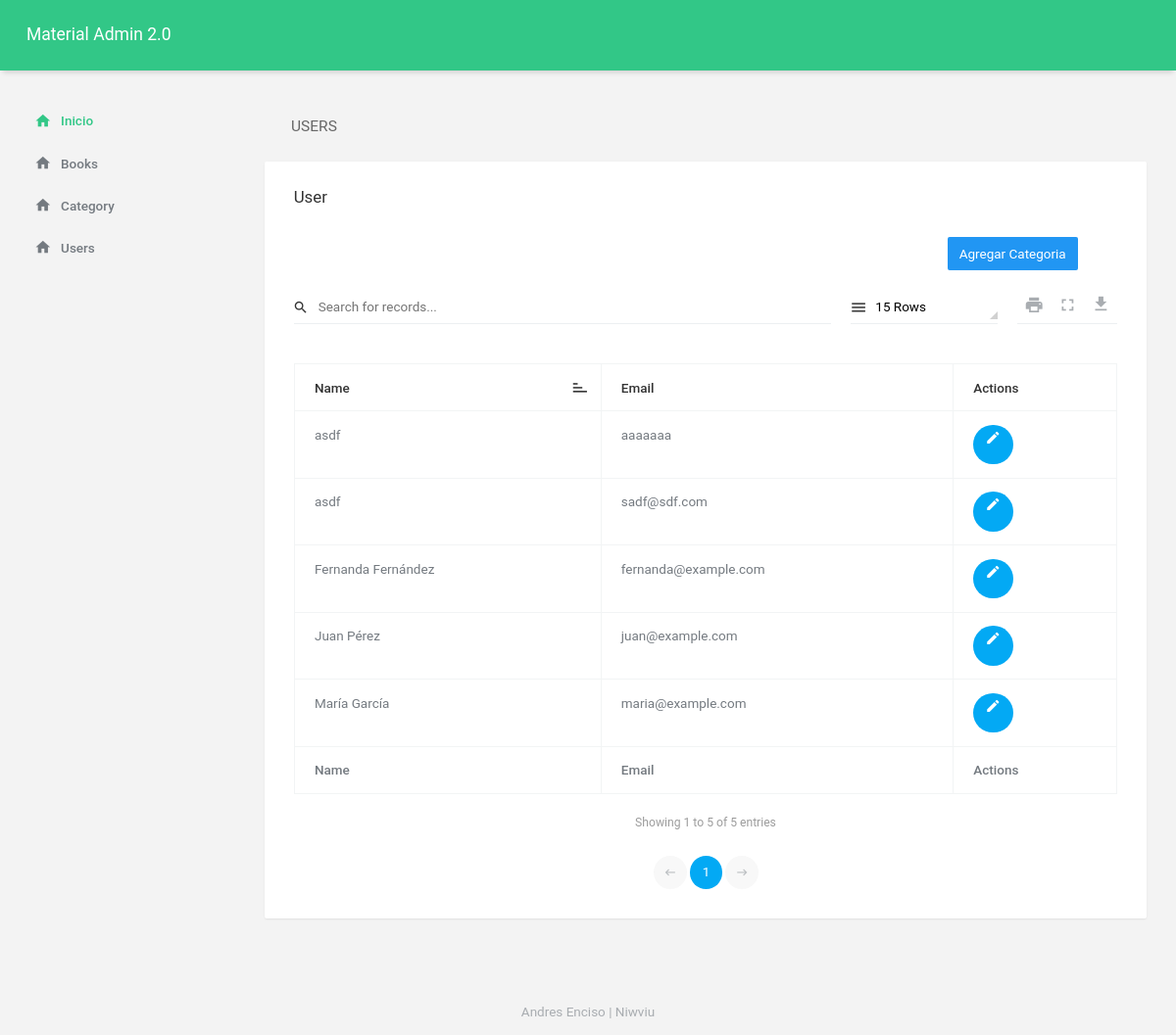
The app's page /index.php/user/show with its own data.
### tables this page shows
CREATE TABLE `user` (
  `user_id` int(11) NOT NULL,
  `name` varchar(100) NOT NULL,
  `email` varchar(100) NOT NULL
);

### application/controllers/User.php (called while the page is built, shortened)
<?php
class User extends CI_Controller
{
	public function show()
	{
		$title = "Users";
		$content_view = "user";
		$this->load->model('UserModel');
		$User = $this->UserModel->getAll();
		$data['title'] = $title;
		$data['content_view'] = $content_view;
		$data['User'] = $User;
		$this->load->view('layout/base', $data);
	}
}

### index.php (called while the page is built, shortened)
<?php
require_once BASEPATH.'core/CodeIgniter.php';

### application/models/UserModel.php (called while the page is built, shortened)
<?php
class UserModel extends CI_Model
{
    public function getAll()
    {
        $this->db->from('user');
        $query = $this->db->get();
        return $query->result();
    }
}

### application/views/user.php (the view, shortened to what this page needs)
<div class="card">
        <div class="card-body">
                <h4 class="card-title">User</h4>
                <div class="table-responsive">
                        <div class="d-flex justify-content-end mr-5">
                                <a href="<?php echo base_url('user/new'); ?>" class="btn btn-primary">Agregar Categoria</a>
                        </div>
                        <table id="data-table" class="table table-bordered">
                                <thead class="thead-default">
                                        <tr>
                                                <th>Name</th>
                                                <th>Email</th>
                                                <th>Actions</th>
                                        </tr>
                                </thead>
                                <tfoot>
                                        <tr>
                                                <th>Name</th>
                                                <th>Email</th>
                                                <th>Actions</th>
                                        </tr>
                                </tfoot>
                                <tbody>
                                        <?php foreach ($User as $user) : ?>
                                                <tr>
                                                        <td><?php echo $user->name; ?></td>
                                                        <td><?php echo $user->email; ?></td>
                                                        <td>
                                                                <a href="<?php echo base_url('user/edit/' . $user->user_id); ?>" class="btn btn-info btn--icon">
                                                                        <i class="zmdi zmdi-edit zmdi-hc-fw"></i>
                                                                </a>
                                                        </td>
                                                </tr>
                                        <?php endforeach; ?>
                                </tbody>
                        </table>
                </div>
        </div>
</div>

### records on screen
user: name "Juan Pérez", email "juan@example.com"
user: name "María García", email "maria@example.com"
user: name "Fernanda Fernández", email "fernanda@example.com"
user: name "asdf", email "aaaaaaa"
user: name "asdf", email "sadf@sdf.com"

### other values on screen
$title "USERS"
